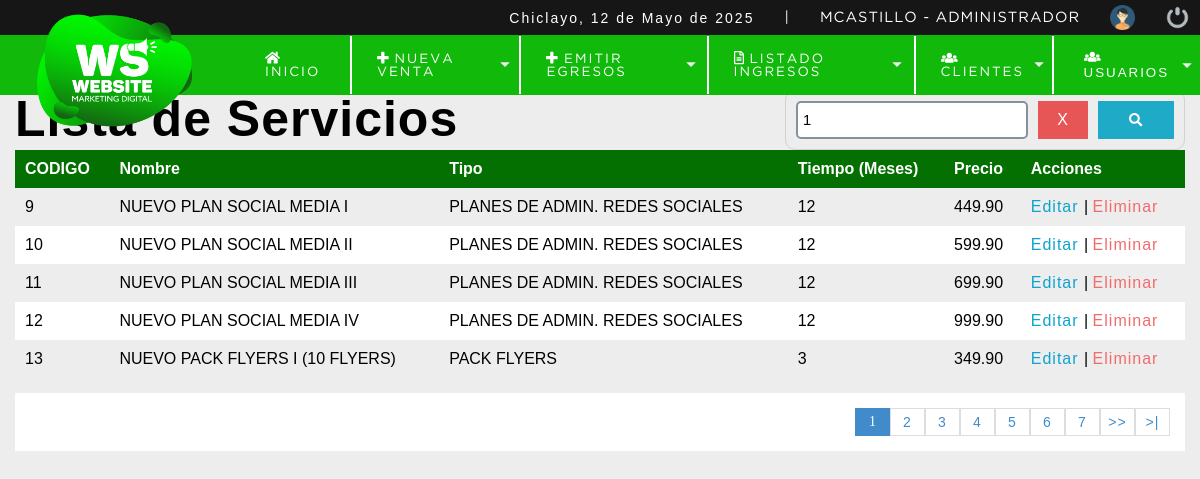
Screenshot of /sistema/buscar_servicio.php?busquedad=1 (signed in) with the database file from the repository.
### tables this page shows
CREATE TABLE `servicio` (
  `cod_servicio` int NOT NULL,
  `servi_nombre` varchar(100) NOT NULL,
  `id_tiposer` int NOT NULL,
  `tiempo` varchar(2) NOT NULL,
  `servi_precio` decimal(10,2) NOT NULL,
  `id_usuario` int NOT NULL,
  `servi_fecha` datetime NOT NULL DEFAULT CURRENT_TIMESTAMP,
  `servi_estado` int NOT NULL DEFAULT '1'
);

CREATE TABLE `tipo_servicio` (
  `id_tiposer` int NOT NULL,
  `tise_nombre` varchar(100) NOT NULL
);

### sistema/buscar_servicio.php (the view, shortened to what this page needs)
<?php
    include "../conexion.php";
?>
<!DOCTYPE html>
<html lang="es">
<head>
	<?php include "includes/scripts.php";?>
</head>
<body>
	<?php include "includes/header.php";?>
	<section id="container">
        <?php
            $busquedad  = strtolower($_REQUEST['busquedad']);
        ?>
		<h1>Lista de Servicios</h1>
        <form action="buscar_servicio.php" method="get" class="form_search">
            <input type="text" name="busquedad" id="busqueda" placeholder="Buscar..." value="<?php echo $busquedad; ?>">
            <a href="listar_servicio.php" class="btn_cl"> X</a>
            <button type="submit" class="btn_search"><i class="fas fa-search"></i></button>
        </form>
        <table class="table table-light">
            <tbody>
                <tr>
                    <th>CODIGO</th>
                    <th>Nombre</th>
                    <th>Tipo</th>
                    <th>Tiempo (Meses)</th>
                    <th>Precio</th>
                    <th>Acciones</th>
                </tr>
                <?php
                $rol= '';
                $sql_register = mysqli_query($conexion,"SELECT COUNT(*) AS total_registro FROM servicio WHERE
                                                        ( cod_servicio LIKE '%$busquedad%'OR
                                                        servi_nombre LIKE '%$busquedad%' OR
                                                        tiempo LIKE '%$busquedad%'
                                                        $rol ) AND servi_estado = 1");
                $result_register = mysqli_fetch_array($sql_register);
                $total_registro = $result_register['total_registro'];
                $por_pagina  = 5;
                if(empty($_GET['pagina'])){
                    $pagina = 1;
                }else{
                    $pagina = $_GET['pagina'];
                }
                $desde = ($pagina-1) * $por_pagina;
                $total_paginas = ceil($total_registro / $por_pagina);
                    $query = mysqli_query($conexion,"SELECT s.cod_servicio, s.servi_nombre,t.tise_nombre,s.tiempo,s.servi_precio
                                                    FROM servicio s INNER JOIN tipo_servicio t ON s.id_tiposer = t.id_tiposer WHERE
                                                    (cod_servicio LIKE '%$busquedad%'OR
                                                    servi_nombre LIKE '%$busquedad%' OR
                                                    t.tise_nombre LIKE '%$busquedad%' OR
                                                    tiempo LIKE '%$busquedad%') AND
                                                    servi_estado = 1 ORDER BY s.cod_servicio ASC LIMIT $desde,$por_pagina");
                    $result = mysqli_num_rows($query);
                    if($result > 0){
                        while($data = mysqli_fetch_array($query)){
                    ?>
                            <tr>
                                <td><?php echo $data["cod_servicio"]?></td>
                                <td><?php echo $data["servi_nombre"]?></td>
                                <td><?php echo $data["tise_nombre"]?></td>
                                <td><?php echo $data["tiempo"]?></td>
                                <td><?php echo $data["servi_precio"]?></td>
                                <td>
                                    <a class="link_edit" href="editar_servicio.php ? id=<?php echo $data["cod_servicio"]?> ">Editar </a>
                                    |
                                    <a class="link_eliminar" href="eliminar_servicio.php ? id=<?php echo $data["cod_servicio"]?>"> Eliminar</a>
                                </td>
                            </tr>
                <?php
                        }
                    }
                ?>
            </tbody>
        </table>
        <?php
            if($total_registro !=0){
        ?>
        <div class="paginador">
            <ul>
                <?php
                    for ($i=1; $i <= $total_paginas; $i++){
                        if ($i == $pagina){
                            echo '<li class="pageselect">'.$i.'</li>';
                        }else{
                            echo '<li><a href="?pagina='.$i.'&busquedad='.$busquedad.'">'.$i.'</a></li>';
                        }
                    }
                    if($pagina != $total_paginas){
                ?>
                <li><a href="?pagina=<?php echo $pagina + 1;?>&busquedad=<?php echo $busquedad;?>"> >></a></li>
                <li><a href="?pagina=<?php echo $total_paginas?>&busquedad=<?php echo $busquedad;?>"> >|</a></li>
                <?php } ?>
            </ul>
        </div>
        <?php
        }
        ?>
	</section>
</body>
</html>

### sistema/css/style.css (style rules this page uses)
* { margin: 0; padding: 0; box-sizing: border-box; }
body { background: #ededed; }
h1, h2, h3, h4, h5, h6 { font-family: 'arial'; font-weight: bold; letter-spacing: 1px; }
h1 { font-size: 26px; }
a { text-decoration: none; font-family: arial; letter-spacing: 1px; }
#container { padding: 90px 15px 15px; }
form { background: #fff; margin: auto; padding: 20px 50px; border: 1px solid #d1d1d1; }
input,select { display: block; width: 100%; font-size: 11pt; padding: 5px; border: 2px solid #85929e; border-radius: 5px; -webkit-border-radius: 5px; -moz-border-radius: 5px; -ms-border-radius: 5px; -o-border-radius: 5px; }
#container h1 { font-size: 50px; display: inline-block; }
table { border-collapse: collapse; font-family: 'arial'; font-size: 12pt; width: 100%; }
table th { text-align: left; padding: 10px; background: #047001; color: #fff; }
table tr:nth-child(odd) { background: #fff; }
table td { padding: 10px; }
.link_edit { color: #0ca4ce; }
.link_eliminar { color: #f26b6b; }
.paginador ul { padding: 15px; list-style: none; background: #fff; margin-top: 15px; display: -webkit-flex; display: -moz-flex; display: -ms-flex; display: -o-flex; display: flex; justify-content: flex-end; }
.paginador a, .pageselect { color: #428bca; border: 1px solid #ddd; padding: 5px; display: inline-block; font-size: 14px; text-align: center; width: 35px; }
.pageselect { color: #fff; background: #428bca; border: 1px solid #428bca; }
.form_search { display: flex; float: right; background: initial; padding: 10px; border-radius: 10px; -webkit-border-radius: 10px; -moz-border-radius: 10px; -ms-border-radius: 10px; -o-border-radius: 10px; width: 400px; }
.form_search .btn_search { background: #1faac8; color: #fff; padding: 0 20px; border: 5px; cursor: pointer; margin-left: 10px; width: 100px; }
.form_search .btn_cl { background: #e65656; color: #fff; padding: 10px; border: 0; cursor: pointer; margin-left: 10px; width: 70px; text-align: center; }
.form_search input { width: 100%; }

### rows the page displays
servicio: cod_servicio "9", servi_nombre "NUEVO PLAN SOCIAL MEDIA I", id_tiposer.tise_nombre "PLANES DE ADMIN. REDES SOCIALES", tiempo "12", servi_precio "449.90"
servicio: cod_servicio "10", servi_nombre "NUEVO PLAN SOCIAL MEDIA II", id_tiposer.tise_nombre "PLANES DE ADMIN. REDES SOCIALES", tiempo "12", servi_precio "599.90"
servicio: cod_servicio "11", servi_nombre "NUEVO PLAN SOCIAL MEDIA III", id_tiposer.tise_nombre "PLANES DE ADMIN. REDES SOCIALES", tiempo "12", servi_precio "699.90"
servicio: cod_servicio "12", servi_nombre "NUEVO PLAN SOCIAL MEDIA IV", id_tiposer.tise_nombre "PLANES DE ADMIN. REDES SOCIALES", tiempo "12", servi_precio "999.90"
servicio: cod_servicio "13", servi_nombre "NUEVO PACK FLYERS I (10 FLYERS)", id_tiposer.tise_nombre "PACK FLYERS", tiempo "3", servi_precio "349.90"

### other values shown
fechaC() "12 de Mayo de 2025"
$_SESSION['user'] "MCASTILLO"
$_SESSION['nomrol'] "ADMINISTRADOR"
